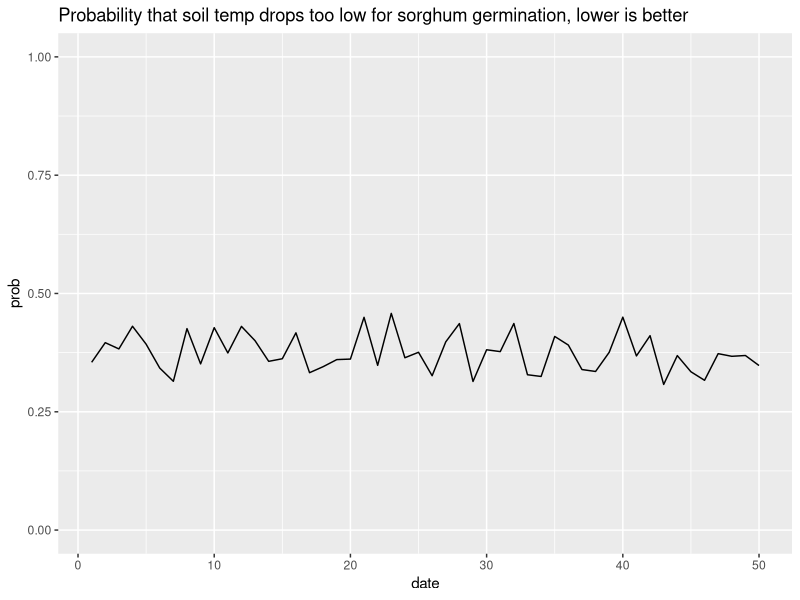

Generate this figure with R:
library(tidyverse)
n = 50
odds = data.frame(date = seq(1, n), prob = runif(n, min=0.30, max=0.46))
ggplot(data = odds) +
  geom_line(mapping = aes(x = date, y = prob)) +
  ylim(0, 1)+
  labs(title = "Probability that soil temp drops too low for sorghum germination, lower is better")

